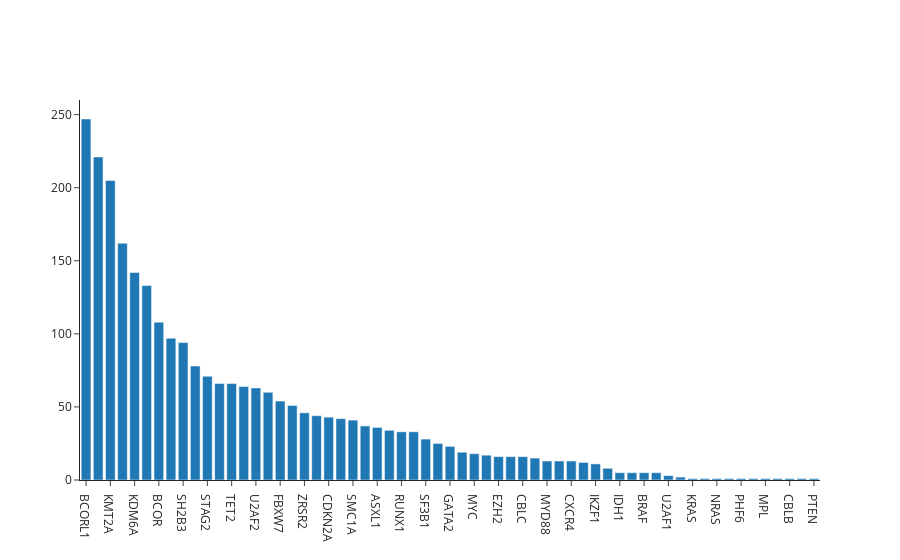

Notebook source saved alongside this figure:
### Markdown cell above
Alternatively, we can plot counts for all genes in the cohort

### Code cell
plot.top_bar(lbc, all=True)

### Figure 1 — Plotly figure (JSON) as saved in the notebook; plotly's stock layout.template omitted (floating-point values rounded to 4 significant figures)
{"data": [{"type": "bar", "x": ["BCORL1", "NF1", "KMT2A", "DNMT3A", "KDM6A", "NOTCH1", "BCOR", "RAD21", "SH2B3", "TP53", "STAG2", "LUC7L2", "TET2", "WT1", "U2AF2", "SRSF2", "FBXW7", "DDX41", "ZRSR2", "CSF3R", "CDKN2A", "CUX1", "SMC1A", "GATA1", "ASXL1", "CEBPA", "RUNX1", "CBL", "SF3B1", "ATRX", "GATA2", "JAK3", "MYC", "MAP2K1", "EZH2", "ABL1", "CBLC", "ETV6", "MYD88", "PTPN11", "CXCR4", "NPM1", "IKZF1", "GNAS", "IDH1", "PPM1D", "BRAF", "JAK2", "U2AF1", "IDH2", "KRAS", "STAT3", "NRAS", "BTK", "PHF6", "SLC29A1", "MPL", "CALR", "CBLB", "PDGFRA", "PTEN"], "y": [247, 221, 205, 162, 142, 133, 108, 97, 94, 78, 71, 66, 66, 64, 63, 60, 54, 51, 46, 44, 43, 42, 41, 37, 36, 34, 33, 33, 28, 25, 23, 19, 18, 17, 16, 16, 16, 15, 13, 13, 13, 12, 11, 8, 5, 5, 5, 5, 3, 2, 1, 1, 1, 1, 1, 1, 1, 1, 1, 1, 1]}], "layout": {}}
